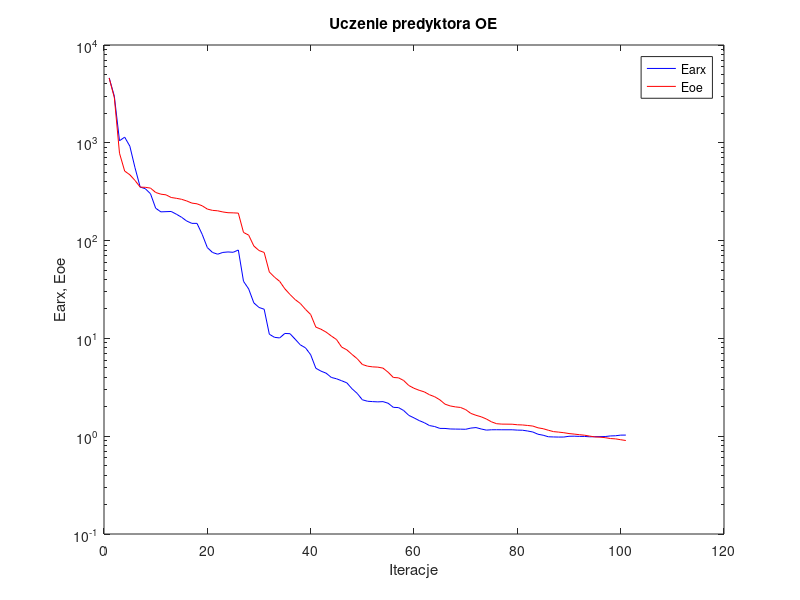
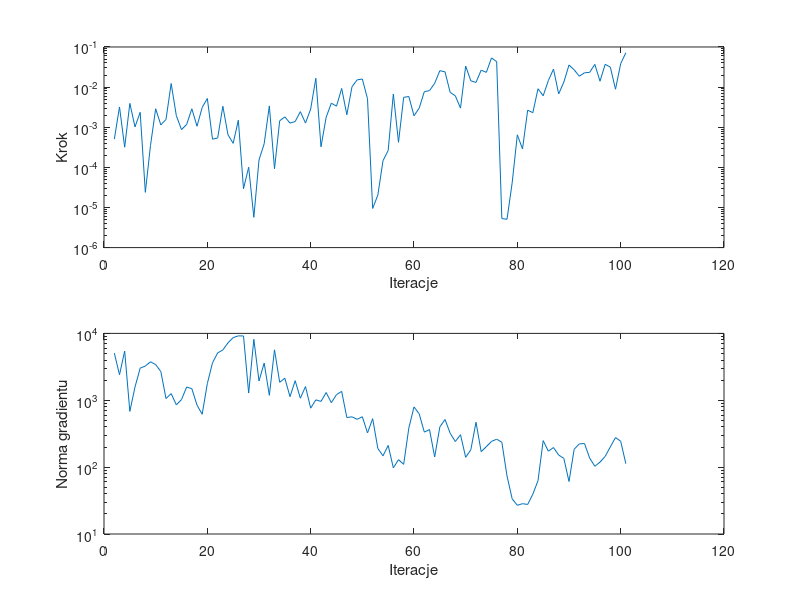

These figures' MATLAB source, in order:
%uczenie predyktora oe
clear all;
n=0; farx(n+1)=4.609288e+003; foe(n+1)=4.590452e+003; wspucz(n+1)=0.000000e+000; ng(n+1)=0.000000e+000;
%odnowa zmiennej metryki
n=1; farx(n+1)=2.996308e+003; foe(n+1)=2.894642e+003; krok(n+1)=5.067687e-004; ng(n+1)=5.066774e+003;
n=2; farx(n+1)=1.049050e+003; foe(n+1)=7.824841e+002; krok(n+1)=3.199545e-003; ng(n+1)=2.407834e+003;
n=3; farx(n+1)=1.142341e+003; foe(n+1)=5.141291e+002; krok(n+1)=3.179535e-004; ng(n+1)=5.441557e+003;
n=4; farx(n+1)=9.236884e+002; foe(n+1)=4.710893e+002; krok(n+1)=3.929986e-003; ng(n+1)=6.815100e+002;
n=5; farx(n+1)=5.561517e+002; foe(n+1)=4.121781e+002; krok(n+1)=1.020148e-003; ng(n+1)=1.579346e+003;
n=6; farx(n+1)=3.529095e+002; foe(n+1)=3.521713e+002; krok(n+1)=2.349366e-003; ng(n+1)=3.022784e+003;
n=7; farx(n+1)=3.391644e+002; foe(n+1)=3.506147e+002; krok(n+1)=2.382783e-005; ng(n+1)=3.248782e+003;
n=8; farx(n+1)=3.013054e+002; foe(n+1)=3.441711e+002; krok(n+1)=3.534472e-004; ng(n+1)=3.760353e+003;
n=9; farx(n+1)=2.143534e+002; foe(n+1)=3.106300e+002; krok(n+1)=2.883948e-003; ng(n+1)=3.414567e+003;
n=10; farx(n+1)=1.967671e+002; foe(n+1)=2.983793e+002; krok(n+1)=1.141051e-003; ng(n+1)=2.691262e+003;
n=11; farx(n+1)=1.976566e+002; foe(n+1)=2.937358e+002; krok(n+1)=1.563831e-003; ng(n+1)=1.060107e+003;
n=12; farx(n+1)=1.985450e+002; foe(n+1)=2.759731e+002; krok(n+1)=1.226153e-002; ng(n+1)=1.258332e+003;
n=13; farx(n+1)=1.862737e+002; foe(n+1)=2.707363e+002; krok(n+1)=1.940336e-003; ng(n+1)=8.540666e+002;
n=14; farx(n+1)=1.735277e+002; foe(n+1)=2.645679e+002; krok(n+1)=8.713055e-004; ng(n+1)=1.024035e+003;
n=15; farx(n+1)=1.585962e+002; foe(n+1)=2.544893e+002; krok(n+1)=1.174683e-003; ng(n+1)=1.578418e+003;
n=16; farx(n+1)=1.500965e+002; foe(n+1)=2.418414e+002; krok(n+1)=2.885366e-003; ng(n+1)=1.490430e+003;
n=17; farx(n+1)=1.500254e+002; foe(n+1)=2.377898e+002; krok(n+1)=1.059163e-003; ng(n+1)=8.476115e+002;
n=18; farx(n+1)=1.159903e+002; foe(n+1)=2.269784e+002; krok(n+1)=3.096185e-003; ng(n+1)=6.172636e+002;
n=19; farx(n+1)=8.481653e+001; foe(n+1)=2.100746e+002; krok(n+1)=5.208348e-003; ng(n+1)=1.778399e+003;
n=20; farx(n+1)=7.561855e+001; foe(n+1)=2.037806e+002; krok(n+1)=5.027101e-004; ng(n+1)=3.633787e+003;
n=21; farx(n+1)=7.261244e+001; foe(n+1)=2.017092e+002; krok(n+1)=5.391128e-004; ng(n+1)=5.103314e+003;
n=22; farx(n+1)=7.569886e+001; foe(n+1)=1.963139e+002; krok(n+1)=3.334617e-003; ng(n+1)=5.654481e+003;
n=23; farx(n+1)=7.655957e+001; foe(n+1)=1.928533e+002; krok(n+1)=6.459813e-004; ng(n+1)=7.221912e+003;
n=24; farx(n+1)=7.595663e+001; foe(n+1)=1.922003e+002; krok(n+1)=3.968650e-004; ng(n+1)=8.646386e+003;
n=25; farx(n+1)=8.013397e+001; foe(n+1)=1.909766e+002; krok(n+1)=1.495225e-003; ng(n+1)=9.183767e+003;
%odnowa zmiennej metryki
n=26; farx(n+1)=3.836720e+001; foe(n+1)=1.212149e+002; krok(n+1)=2.936505e-005; ng(n+1)=9.154173e+003;
n=27; farx(n+1)=3.204666e+001; foe(n+1)=1.137637e+002; krok(n+1)=1.007837e-004; ng(n+1)=1.282192e+003;
n=28; farx(n+1)=2.307649e+001; foe(n+1)=8.805923e+001; krok(n+1)=5.692926e-006; ng(n+1)=8.160102e+003;
n=29; farx(n+1)=2.071520e+001; foe(n+1)=7.916343e+001; krok(n+1)=1.529326e-004; ng(n+1)=1.941584e+003;
n=30; farx(n+1)=1.987885e+001; foe(n+1)=7.565903e+001; krok(n+1)=3.870231e-004; ng(n+1)=3.600544e+003;
n=31; farx(n+1)=1.102824e+001; foe(n+1)=4.775284e+001; krok(n+1)=3.400118e-003; ng(n+1)=1.184868e+003;
n=32; farx(n+1)=1.025486e+001; foe(n+1)=4.229161e+001; krok(n+1)=9.229511e-005; ng(n+1)=5.675420e+003;
n=33; farx(n+1)=1.010974e+001; foe(n+1)=3.830002e+001; krok(n+1)=1.441974e-003; ng(n+1)=1.859702e+003;
n=34; farx(n+1)=1.123829e+001; foe(n+1)=3.215575e+001; krok(n+1)=1.812955e-003; ng(n+1)=2.133633e+003;
n=35; farx(n+1)=1.117360e+001; foe(n+1)=2.812606e+001; krok(n+1)=1.265711e-003; ng(n+1)=1.131833e+003;
n=36; farx(n+1)=9.810764e+000; foe(n+1)=2.494255e+001; krok(n+1)=1.389400e-003; ng(n+1)=1.961797e+003;
n=37; farx(n+1)=8.586745e+000; foe(n+1)=2.275012e+001; krok(n+1)=2.444561e-003; ng(n+1)=1.073109e+003;
n=38; farx(n+1)=8.008142e+000; foe(n+1)=1.981717e+001; krok(n+1)=1.273916e-003; ng(n+1)=1.603226e+003;
n=39; farx(n+1)=6.806434e+000; foe(n+1)=1.755473e+001; krok(n+1)=2.840497e-003; ng(n+1)=7.615525e+002;
n=40; farx(n+1)=4.951578e+000; foe(n+1)=1.304706e+001; krok(n+1)=1.660195e-002; ng(n+1)=1.013833e+003;
n=41; farx(n+1)=4.627093e+000; foe(n+1)=1.241097e+001; krok(n+1)=3.259080e-004; ng(n+1)=9.615819e+002;
n=42; farx(n+1)=4.407873e+000; foe(n+1)=1.158724e+001; krok(n+1)=1.779752e-003; ng(n+1)=1.305234e+003;
n=43; farx(n+1)=3.988269e+000; foe(n+1)=1.058286e+001; krok(n+1)=3.977286e-003; ng(n+1)=9.193123e+002;
n=44; farx(n+1)=3.865923e+000; foe(n+1)=9.735979e+000; krok(n+1)=3.349706e-003; ng(n+1)=1.214305e+003;
n=45; farx(n+1)=3.689110e+000; foe(n+1)=8.147691e+000; krok(n+1)=9.267996e-003; ng(n+1)=1.357421e+003;
n=46; farx(n+1)=3.512528e+000; foe(n+1)=7.638874e+000; krok(n+1)=2.045232e-003; ng(n+1)=5.512026e+002;
n=47; farx(n+1)=3.056657e+000; foe(n+1)=6.858245e+000; krok(n+1)=1.023953e-002; ng(n+1)=5.655212e+002;
n=48; farx(n+1)=2.741190e+000; foe(n+1)=6.203929e+000; krok(n+1)=1.516106e-002; ng(n+1)=5.189896e+002;
n=49; farx(n+1)=2.358048e+000; foe(n+1)=5.413138e+000; krok(n+1)=1.589439e-002; ng(n+1)=5.668507e+002;
n=50; farx(n+1)=2.277992e+000; foe(n+1)=5.202105e+000; krok(n+1)=5.137451e-003; ng(n+1)=3.249947e+002;
%odnowa zmiennej metryki
n=51; farx(n+1)=2.257743e+000; foe(n+1)=5.115954e+000; krok(n+1)=9.456357e-006; ng(n+1)=5.308635e+002;
n=52; farx(n+1)=2.244139e+000; foe(n+1)=5.083178e+000; krok(n+1)=2.036880e-005; ng(n+1)=1.903070e+002;
n=53; farx(n+1)=2.257319e+000; foe(n+1)=4.969086e+000; krok(n+1)=1.465395e-004; ng(n+1)=1.475029e+002;
n=54; farx(n+1)=2.172057e+000; foe(n+1)=4.505157e+000; krok(n+1)=2.630324e-004; ng(n+1)=2.110335e+002;
n=55; farx(n+1)=1.972445e+000; foe(n+1)=3.985816e+000; krok(n+1)=6.734730e-003; ng(n+1)=9.763204e+001;
n=56; farx(n+1)=1.962044e+000; foe(n+1)=3.953398e+000; krok(n+1)=4.220039e-004; ng(n+1)=1.293596e+002;
n=57; farx(n+1)=1.830686e+000; foe(n+1)=3.711195e+000; krok(n+1)=5.557598e-003; ng(n+1)=1.101516e+002;
n=58; farx(n+1)=1.632495e+000; foe(n+1)=3.297112e+000; krok(n+1)=5.829556e-003; ng(n+1)=3.854197e+002;
n=59; farx(n+1)=1.539242e+000; foe(n+1)=3.091071e+000; krok(n+1)=1.926084e-003; ng(n+1)=7.947521e+002;
n=60; farx(n+1)=1.444783e+000; foe(n+1)=2.947806e+000; krok(n+1)=2.983603e-003; ng(n+1)=6.270310e+002;
n=61; farx(n+1)=1.373503e+000; foe(n+1)=2.838592e+000; krok(n+1)=7.704335e-003; ng(n+1)=3.337583e+002;
n=62; farx(n+1)=1.284470e+000; foe(n+1)=2.653122e+000; krok(n+1)=8.166461e-003; ng(n+1)=3.647184e+002;
n=63; farx(n+1)=1.255480e+000; foe(n+1)=2.532421e+000; krok(n+1)=1.243357e-002; ng(n+1)=1.418299e+002;
n=64; farx(n+1)=1.201805e+000; foe(n+1)=2.355573e+000; krok(n+1)=2.567947e-002; ng(n+1)=3.995868e+002;
n=65; farx(n+1)=1.200162e+000; foe(n+1)=2.127060e+000; krok(n+1)=2.398987e-002; ng(n+1)=5.159878e+002;
n=66; farx(n+1)=1.185811e+000; foe(n+1)=2.039766e+000; krok(n+1)=7.385876e-003; ng(n+1)=3.208642e+002;
n=67; farx(n+1)=1.182696e+000; foe(n+1)=1.994196e+000; krok(n+1)=6.065270e-003; ng(n+1)=2.416263e+002;
n=68; farx(n+1)=1.180614e+000; foe(n+1)=1.967852e+000; krok(n+1)=2.990450e-003; ng(n+1)=3.054282e+002;
n=69; farx(n+1)=1.177122e+000; foe(n+1)=1.869689e+000; krok(n+1)=3.338729e-002; ng(n+1)=1.403569e+002;
n=70; farx(n+1)=1.210615e+000; foe(n+1)=1.710605e+000; krok(n+1)=1.432529e-002; ng(n+1)=1.818796e+002;
n=71; farx(n+1)=1.225406e+000; foe(n+1)=1.635750e+000; krok(n+1)=1.308616e-002; ng(n+1)=4.691504e+002;
n=72; farx(n+1)=1.185532e+000; foe(n+1)=1.579092e+000; krok(n+1)=2.643052e-002; ng(n+1)=1.703685e+002;
n=73; farx(n+1)=1.154411e+000; foe(n+1)=1.500237e+000; krok(n+1)=2.331822e-002; ng(n+1)=2.022484e+002;
n=74; farx(n+1)=1.163553e+000; foe(n+1)=1.402212e+000; krok(n+1)=5.335388e-002; ng(n+1)=2.427719e+002;
n=75; farx(n+1)=1.164469e+000; foe(n+1)=1.341693e+000; krok(n+1)=4.320574e-002; ng(n+1)=2.616191e+002;
%odnowa zmiennej metryki
n=76; farx(n+1)=1.163457e+000; foe(n+1)=1.329537e+000; krok(n+1)=5.288329e-006; ng(n+1)=2.359278e+002;
n=77; farx(n+1)=1.163317e+000; foe(n+1)=1.328019e+000; krok(n+1)=5.082078e-006; ng(n+1)=7.395667e+001;
n=78; farx(n+1)=1.163408e+000; foe(n+1)=1.325995e+000; krok(n+1)=4.116566e-005; ng(n+1)=3.357534e+001;
n=79; farx(n+1)=1.154287e+000; foe(n+1)=1.309221e+000; krok(n+1)=6.465635e-004; ng(n+1)=2.686610e+001;
n=80; farx(n+1)=1.151268e+000; foe(n+1)=1.303280e+000; krok(n+1)=2.881152e-004; ng(n+1)=2.840561e+001;
n=81; farx(n+1)=1.129922e+000; foe(n+1)=1.287477e+000; krok(n+1)=2.660052e-003; ng(n+1)=2.766502e+001;
n=82; farx(n+1)=1.103883e+000; foe(n+1)=1.269715e+000; krok(n+1)=2.304922e-003; ng(n+1)=3.942044e+001;
n=83; farx(n+1)=1.047377e+000; foe(n+1)=1.218455e+000; krok(n+1)=9.093040e-003; ng(n+1)=6.270722e+001;
n=84; farx(n+1)=1.023067e+000; foe(n+1)=1.192881e+000; krok(n+1)=6.071802e-003; ng(n+1)=2.489947e+002;
n=85; farx(n+1)=9.868811e-001; foe(n+1)=1.150668e+000; krok(n+1)=1.448480e-002; ng(n+1)=1.731715e+002;
n=86; farx(n+1)=9.825000e-001; foe(n+1)=1.114111e+000; krok(n+1)=2.812841e-002; ng(n+1)=1.961994e+002;
n=87; farx(n+1)=9.798337e-001; foe(n+1)=1.101001e+000; krok(n+1)=6.757425e-003; ng(n+1)=1.515955e+002;
n=88; farx(n+1)=9.805877e-001; foe(n+1)=1.085716e+000; krok(n+1)=1.333847e-002; ng(n+1)=1.350934e+002;
n=89; farx(n+1)=9.984691e-001; foe(n+1)=1.064335e+000; krok(n+1)=3.556534e-002; ng(n+1)=6.093658e+001;
n=90; farx(n+1)=1.000523e+000; foe(n+1)=1.051256e+000; krok(n+1)=2.691279e-002; ng(n+1)=1.852117e+002;
n=91; farx(n+1)=9.954324e-001; foe(n+1)=1.036438e+000; krok(n+1)=1.867645e-002; ng(n+1)=2.228125e+002;
n=92; farx(n+1)=9.946634e-001; foe(n+1)=1.023811e+000; krok(n+1)=2.272397e-002; ng(n+1)=2.254176e+002;
n=93; farx(n+1)=9.863345e-001; foe(n+1)=1.002394e+000; krok(n+1)=2.331518e-002; ng(n+1)=1.364093e+002;
n=94; farx(n+1)=9.881477e-001; foe(n+1)=9.832396e-001; krok(n+1)=3.687875e-002; ng(n+1)=1.030711e+002;
n=95; farx(n+1)=9.897855e-001; foe(n+1)=9.775091e-001; krok(n+1)=1.400181e-002; ng(n+1)=1.188122e+002;
n=96; farx(n+1)=9.921864e-001; foe(n+1)=9.663305e-001; krok(n+1)=3.696362e-002; ng(n+1)=1.447431e+002;
n=97; farx(n+1)=1.006197e+000; foe(n+1)=9.467250e-001; krok(n+1)=3.149998e-002; ng(n+1)=2.009845e+002;
n=98; farx(n+1)=1.010311e+000; foe(n+1)=9.393687e-001; krok(n+1)=8.855578e-003; ng(n+1)=2.767842e+002;
n=99; farx(n+1)=1.025773e+000; foe(n+1)=9.206844e-001; krok(n+1)=3.830459e-002; ng(n+1)=2.441951e+002;
n=100; farx(n+1)=1.026592e+000; foe(n+1)=9.035985e-001; krok(n+1)=7.173481e-002; ng(n+1)=1.125595e+002;

figure; semilogy(farx,'b'); hold on; semilogy(foe,'r'); xlabel('Iteracje'); ylabel('Earx, Eoe'); legend('Earx','Eoe'); title('Uczenie predyktora OE');
figure; subplot(2,1,1); semilogy(krok); xlabel('Iteracje'); ylabel('Krok');
subplot(2,1,2); semilogy(ng); xlabel('Iteracje'); ylabel('Norma gradientu');
Earx=farx(n+1)
Eoe=foe(n+1)
